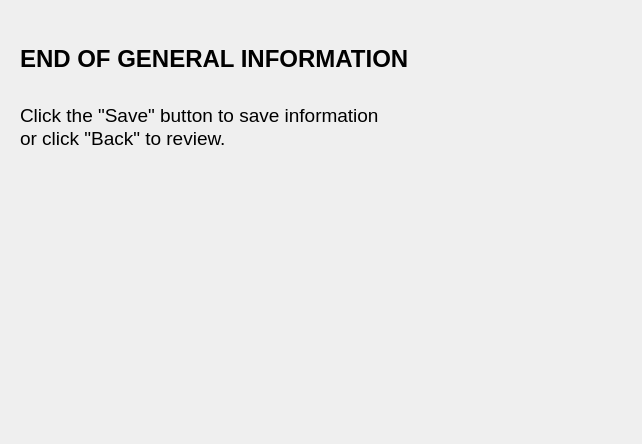
     <widget class="QWidget" name="page">
      <layout class="QVBoxLayout" name="verticalLayout_8">
       <item>
        <widget class="QWidget" name="widget_5" native="true">
         <property name="sizePolicy">
          <sizepolicy hsizetype="MinimumExpanding" vsizetype="MinimumExpanding">
           <horstretch>0</horstretch>
           <verstretch>0</verstretch>
          </sizepolicy>
         </property>
         <property name="minimumSize">
          <size>
           <width>620</width>
           <height>175</height>
          </size>
         </property>
         <layout class="QVBoxLayout" name="verticalLayout_6">
          <item>
           <widget class="QLabel" name="label_17">
            <property name="sizePolicy">
             <sizepolicy hsizetype="Preferred" vsizetype="Fixed">
              <horstretch>0</horstretch>
              <verstretch>0</verstretch>
             </sizepolicy>
            </property>
            <property name="text">
             <string>&lt;!DOCTYPE HTML PUBLIC &quot;-//W3C//DTD HTML 4.0//EN&quot; &quot;http://www.w3.org/TR/REC-html40/strict.dtd&quot;&gt;
&lt;html&gt;&lt;head&gt;&lt;meta name=&quot;qrichtext&quot; content=&quot;1&quot; /&gt;&lt;style type=&quot;text/css&quot;&gt;
p, li { white-space: pre-wrap; }
&lt;/style&gt;&lt;/head&gt;&lt;body style=&quot; font-family:'Sans'; font-size:10pt; font-weight:400; font-style:normal;&quot;&gt;
&lt;p style=&quot; margin-top:0px; margin-bottom:0px; margin-left:0px; margin-right:0px; -qt-block-indent:0; text-indent:0px;&quot;&gt;&lt;span style=&quot; font-size:18pt; font-weight:600;&quot;&gt;END OF GENERAL INFORMATION&lt;/span&gt;&lt;/p&gt;&lt;/body&gt;&lt;/html&gt;</string>
            </property>
           </widget>
          </item>
          <item>
           <widget class="QLabel" name="label_36">
            <property name="sizePolicy">
             <sizepolicy hsizetype="Preferred" vsizetype="Fixed">
              <horstretch>0</horstretch>
              <verstretch>0</verstretch>
             </sizepolicy>
            </property>
            <property name="text">
             <string>&lt;!DOCTYPE HTML PUBLIC &quot;-//W3C//DTD HTML 4.0//EN&quot; &quot;http://www.w3.org/TR/REC-html40/strict.dtd&quot;&gt;
&lt;html&gt;&lt;head&gt;&lt;meta name=&quot;qrichtext&quot; content=&quot;1&quot; /&gt;&lt;style type=&quot;text/css&quot;&gt;
p, li { white-space: pre-wrap; }
&lt;/style&gt;&lt;/head&gt;&lt;body style=&quot; font-family:'Sans'; font-size:10pt; font-weight:400; font-style:normal;&quot;&gt;
&lt;p style=&quot; margin-top:0px; margin-bottom:0px; margin-left:0px; margin-right:0px; -qt-block-indent:0; text-indent:0px;&quot;&gt;&lt;span style=&quot; font-size:14pt;&quot;&gt;Click the &amp;quot;Save&amp;quot; button to save information&lt;/span&gt;&lt;/p&gt;
&lt;p align=&quot;justify&quot; style=&quot; margin-top:0px; margin-bottom:0px; margin-left:0px; margin-right:0px; -qt-block-indent:0; text-indent:0px;&quot;&gt;&lt;span style=&quot; font-size:14pt;&quot;&gt;or click &amp;quot;Back&amp;quot; to review.&lt;/span&gt;&lt;/p&gt;&lt;/body&gt;&lt;/html&gt;</string>
            </property>
           </widget>
          </item>
         </layout>
        </widget>
       </item>
       <item>
        <spacer name="verticalSpacer_2">
         <property name="orientation">
          <enum>Qt::Vertical</enum>
         </property>
         <property name="sizeType">
          <enum>QSizePolicy::MinimumExpanding</enum>
         </property>
         <property name="sizeHint" stdset="0">
          <size>
           <width>20</width>
           <height>247</height>
          </size>
         </property>
        </spacer>
       </item>
      </layout>
     </widget>
